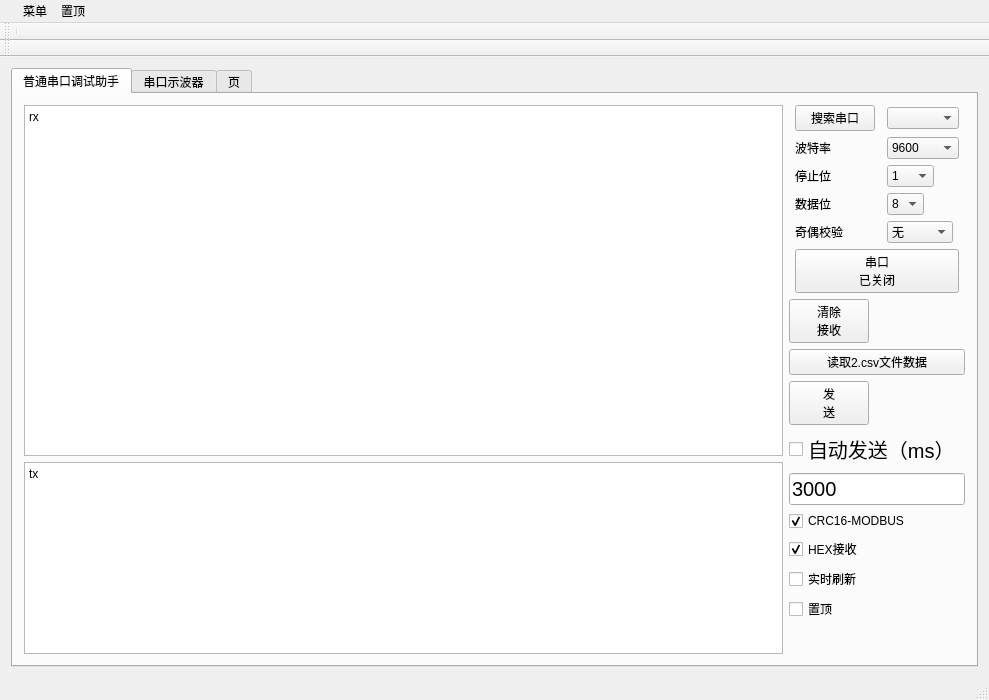
<?xml version="1.0" encoding="UTF-8"?>
<ui version="4.0">
 <class>MainWindow</class>
 <widget class="QMainWindow" name="MainWindow">
  <property name="geometry">
   <rect>
    <x>0</x>
    <y>0</y>
    <width>989</width>
    <height>700</height>
   </rect>
  </property>
  <property name="sizePolicy">
   <sizepolicy hsizetype="Ignored" vsizetype="Ignored">
    <horstretch>0</horstretch>
    <verstretch>0</verstretch>
   </sizepolicy>
  </property>
  <property name="tabletTracking">
   <bool>false</bool>
  </property>
  <property name="windowTitle">
   <string>串口助手V1.0.1</string>
  </property>
  <property name="windowIcon">
   <iconset>
    <normaloff>../03_QPainter/image/butterfly.jpg</normaloff>../03_QPainter/image/butterfly.jpg</iconset>
  </property>
  <property name="toolButtonStyle">
   <enum>Qt::ToolButtonTextBesideIcon</enum>
  </property>
  <property name="tabShape">
   <enum>QTabWidget::Triangular</enum>
  </property>
  <property name="dockNestingEnabled">
   <bool>false</bool>
  </property>
  <widget class="QWidget" name="centralWidget">
   <layout class="QHBoxLayout" name="horizontalLayout_6">
    <item>
     <widget class="QTabWidget" name="tabWidget">
      <property name="currentIndex">
       <number>0</number>
      </property>
      <widget class="QWidget" name="tab">
       <attribute name="title">
        <string>普通串口调试助手</string>
       </attribute>
       <layout class="QVBoxLayout" name="verticalLayout_3">
        <item>
         <layout class="QHBoxLayout" name="horizontalLayout_2">
          <item>
           <layout class="QVBoxLayout" name="verticalLayout">
            <item>
             <layout class="QHBoxLayout" name="horizontalLayout">
              <item>
               <widget class="QTextBrowser" name="rx_textBrowser">
                <property name="enabled">
                 <bool>true</bool>
                </property>
                <property name="sizePolicy">
                 <sizepolicy hsizetype="Expanding" vsizetype="Expanding">
                  <horstretch>50</horstretch>
                  <verstretch>50</verstretch>
                 </sizepolicy>
                </property>
                <property name="minimumSize">
                 <size>
                  <width>50</width>
                  <height>50</height>
                 </size>
                </property>
                <property name="mouseTracking">
                 <bool>true</bool>
                </property>
                <property name="tabletTracking">
                 <bool>true</bool>
                </property>
                <property name="tabChangesFocus">
                 <bool>true</bool>
                </property>
                <property name="undoRedoEnabled">
                 <bool>true</bool>
                </property>
                <property name="readOnly">
                 <bool>false</bool>
                </property>
                <property name="html">
                 <string>&lt;!DOCTYPE HTML PUBLIC &quot;-//W3C//DTD HTML 4.0//EN&quot; &quot;http://www.w3.org/TR/REC-html40/strict.dtd&quot;&gt;
&lt;html&gt;&lt;head&gt;&lt;meta name=&quot;qrichtext&quot; content=&quot;1&quot; /&gt;&lt;style type=&quot;text/css&quot;&gt;
p, li { white-space: pre-wrap; }
&lt;/style&gt;&lt;/head&gt;&lt;body style=&quot; font-family:'SimSun'; font-size:9pt; font-weight:400; font-style:normal;&quot;&gt;
&lt;p style=&quot; margin-top:0px; margin-bottom:0px; margin-left:0px; margin-right:0px; -qt-block-indent:0; text-indent:0px;&quot;&gt;rx&lt;/p&gt;&lt;/body&gt;&lt;/html&gt;</string>
                </property>
                <property name="textInteractionFlags">
                 <set>Qt::TextEditorInteraction</set>
                </property>
               </widget>
              </item>
             </layout>
            </item>
            <item>
             <widget class="QTextBrowser" name="tx_textBrowser">
              <property name="enabled">
               <bool>true</bool>
              </property>
              <property name="sizePolicy">
               <sizepolicy hsizetype="Expanding" vsizetype="Fixed">
                <horstretch>0</horstretch>
                <verstretch>0</verstretch>
               </sizepolicy>
              </property>
              <property name="minimumSize">
               <size>
                <width>50</width>
                <height>50</height>
               </size>
              </property>
              <property name="tabChangesFocus">
               <bool>true</bool>
              </property>
              <property name="undoRedoEnabled">
               <bool>true</bool>
              </property>
              <property name="readOnly">
               <bool>false</bool>
              </property>
              <property name="html">
               <string>&lt;!DOCTYPE HTML PUBLIC &quot;-//W3C//DTD HTML 4.0//EN&quot; &quot;http://www.w3.org/TR/REC-html40/strict.dtd&quot;&gt;
&lt;html&gt;&lt;head&gt;&lt;meta name=&quot;qrichtext&quot; content=&quot;1&quot; /&gt;&lt;style type=&quot;text/css&quot;&gt;
p, li { white-space: pre-wrap; }
&lt;/style&gt;&lt;/head&gt;&lt;body style=&quot; font-family:'SimSun'; font-size:9pt; font-weight:400; font-style:normal;&quot;&gt;
&lt;p style=&quot; margin-top:0px; margin-bottom:0px; margin-left:0px; margin-right:0px; -qt-block-indent:0; text-indent:0px;&quot;&gt;tx&lt;/p&gt;&lt;/body&gt;&lt;/html&gt;</string>
              </property>
             </widget>
            </item>
           </layout>
          </item>
          <item>
           <layout class="QVBoxLayout" name="verticalLayout_2">
            <item>
             <layout class="QGridLayout" name="gridLayout">
              <item row="0" column="1">
               <widget class="QComboBox" name="com_comboBox">
                <property name="enabled">
                 <bool>true</bool>
                </property>
                <property name="sizePolicy">
                 <sizepolicy hsizetype="Fixed" vsizetype="Fixed">
                  <horstretch>0</horstretch>
                  <verstretch>0</verstretch>
                 </sizepolicy>
                </property>
               </widget>
              </item>
              <item row="1" column="0">
               <widget class="QLabel" name="baud_label">
                <property name="text">
                 <string>波特率</string>
                </property>
               </widget>
              </item>
              <item row="3" column="1">
               <widget class="QComboBox" name="databits_comboBox">
                <property name="sizePolicy">
                 <sizepolicy hsizetype="Fixed" vsizetype="Fixed">
                  <horstretch>0</horstretch>
                  <verstretch>0</verstretch>
                 </sizepolicy>
                </property>
                <item>
                 <property name="text">
                  <string>8</string>
                 </property>
                </item>
                <item>
                 <property name="text">
                  <string>7</string>
                 </property>
                </item>
                <item>
                 <property name="text">
                  <string>6</string>
                 </property>
                </item>
                <item>
                 <property name="text">
                  <string>5</string>
                 </property>
                </item>
               </widget>
              </item>
              <item row="0" column="0">
               <widget class="QPushButton" name="com_Button">
                <property name="sizePolicy">
                 <sizepolicy hsizetype="Fixed" vsizetype="Fixed">
                  <horstretch>0</horstretch>
                  <verstretch>0</verstretch>
                 </sizepolicy>
                </property>
                <property name="text">
                 <string>搜索串口</string>
                </property>
               </widget>
              </item>
              <item row="4" column="0">
               <widget class="QLabel" name="paritybit_label">
                <property name="text">
                 <string>奇偶校验</string>
                </property>
               </widget>
              </item>
              <item row="3" column="0">
               <widget class="QLabel" name="databits_label">
                <property name="text">
                 <string>数据位</string>
                </property>
               </widget>
              </item>
              <item row="1" column="1">
               <widget class="QComboBox" name="baud_comboBox">
                <property name="sizePolicy">
                 <sizepolicy hsizetype="Fixed" vsizetype="Fixed">
                  <horstretch>0</horstretch>
                  <verstretch>0</verstretch>
                 </sizepolicy>
                </property>
                <property name="currentIndex">
                 <number>3</number>
                </property>
                <item>
                 <property name="text">
                  <string>1200</string>
                 </property>
                </item>
                <item>
                 <property name="text">
                  <string>2400</string>
                 </property>
                </item>
                <item>
                 <property name="text">
                  <string>4800</string>
                 </property>
                </item>
                <item>
                 <property name="text">
                  <string>9600</string>
                 </property>
                </item>
                <item>
                 <property name="text">
                  <string>19200</string>
                 </property>
                </item>
                <item>
                 <property name="text">
                  <string>38400</string>
                 </property>
                </item>
                <item>
                 <property name="text">
                  <string>57600</string>
                 </property>
                </item>
                <item>
                 <property name="text">
                  <string>115200</string>
                 </property>
                </item>
               </widget>
              </item>
              <item row="2" column="0">
               <widget class="QLabel" name="stopbit_label">
                <property name="text">
                 <string>停止位</string>
                </property>
               </widget>
              </item>
              <item row="2" column="1">
               <widget class="QComboBox" name="stopbit_comboBox">
                <property name="sizePolicy">
                 <sizepolicy hsizetype="Fixed" vsizetype="Fixed">
                  <horstretch>0</horstretch>
                  <verstretch>0</verstretch>
                 </sizepolicy>
                </property>
                <item>
                 <property name="text">
                  <string>1</string>
                 </property>
                </item>
                <item>
                 <property name="text">
                  <string>1.5</string>
                 </property>
                </item>
                <item>
                 <property name="text">
                  <string>2</string>
                 </property>
                </item>
               </widget>
              </item>
              <item row="4" column="1">
               <widget class="QComboBox" name="paritybit_comboBox">
                <property name="sizePolicy">
                 <sizepolicy hsizetype="Fixed" vsizetype="Fixed">
                  <horstretch>0</horstretch>
                  <verstretch>0</verstretch>
                 </sizepolicy>
                </property>
                <item>
                 <property name="text">
                  <string>无</string>
                 </property>
                </item>
                <item>
                 <property name="text">
                  <string>奇校验</string>
                 </property>
                </item>
                <item>
                 <property name="text">
                  <string>偶校验</string>
                 </property>
                </item>
               </widget>
              </item>
              <item row="5" column="0" colspan="2">
               <widget class="QPushButton" name="opencom_pushButton">
                <property name="sizePolicy">
                 <sizepolicy hsizetype="Expanding" vsizetype="Fixed">
                  <horstretch>0</horstretch>
                  <verstretch>0</verstretch>
                 </sizepolicy>
                </property>
                <property name="text">
                 <string>串口
已关闭</string>
                </property>
               </widget>
              </item>
             </layout>
            </item>
            <item>
             <widget class="QPushButton" name="clearrx_pushButton">
              <property name="sizePolicy">
               <sizepolicy hsizetype="Fixed" vsizetype="Fixed">
                <horstretch>0</horstretch>
                <verstretch>0</verstretch>
               </sizepolicy>
              </property>
              <property name="text">
               <string>清除
接收</string>
              </property>
             </widget>
            </item>
            <item>
             <widget class="QPushButton" name="pushButton_2">
              <property name="text">
               <string>读取2.csv文件数据</string>
              </property>
             </widget>
            </item>
            <item>
             <widget class="QPushButton" name="send_pushButton">
              <property name="sizePolicy">
               <sizepolicy hsizetype="Fixed" vsizetype="Fixed">
                <horstretch>0</horstretch>
                <verstretch>0</verstretch>
               </sizepolicy>
              </property>
              <property name="text">
               <string>发
送</string>
              </property>
             </widget>
            </item>
            <item>
             <widget class="QCheckBox" name="autosend_checkBox">
              <property name="font">
               <font>
                <pointsize>15</pointsize>
               </font>
              </property>
              <property name="text">
               <string>自动发送（ms）</string>
              </property>
             </widget>
            </item>
            <item>
             <widget class="QLineEdit" name="autosend_lineEdit">
              <property name="sizePolicy">
               <sizepolicy hsizetype="Fixed" vsizetype="Fixed">
                <horstretch>0</horstretch>
                <verstretch>0</verstretch>
               </sizepolicy>
              </property>
              <property name="font">
               <font>
                <pointsize>15</pointsize>
               </font>
              </property>
              <property name="inputMethodHints">
               <set>Qt::ImhDigitsOnly</set>
              </property>
              <property name="text">
               <string>3000</string>
              </property>
              <property name="dragEnabled">
               <bool>true</bool>
              </property>
             </widget>
            </item>
            <item>
             <widget class="QCheckBox" name="crc16modbus_checkBox">
              <property name="sizePolicy">
               <sizepolicy hsizetype="Fixed" vsizetype="Fixed">
                <horstretch>0</horstretch>
                <verstretch>0</verstretch>
               </sizepolicy>
              </property>
              <property name="text">
               <string>CRC16-MODBUS</string>
              </property>
              <property name="checked">
               <bool>true</bool>
              </property>
             </widget>
            </item>
            <item>
             <widget class="QCheckBox" name="rxhex_checkBox">
              <property name="sizePolicy">
               <sizepolicy hsizetype="Fixed" vsizetype="Fixed">
                <horstretch>0</horstretch>
                <verstretch>0</verstretch>
               </sizepolicy>
              </property>
              <property name="mouseTracking">
               <bool>false</bool>
              </property>
              <property name="text">
               <string>HEX接收</string>
              </property>
              <property name="checked">
               <bool>true</bool>
              </property>
              <property name="tristate">
               <bool>false</bool>
              </property>
             </widget>
            </item>
            <item>
             <widget class="QCheckBox" name="refresh_checkBox">
              <property name="text">
               <string>实时刷新</string>
              </property>
              <property name="checked">
               <bool>false</bool>
              </property>
             </widget>
            </item>
            <item>
             <widget class="QCheckBox" name="keeptop_checkBox">
              <property name="text">
               <string>置顶</string>
              </property>
             </widget>
            </item>
            <item>
             <spacer name="verticalSpacer">
              <property name="orientation">
               <enum>Qt::Vertical</enum>
              </property>
              <property name="sizeHint" stdset="0">
               <size>
                <width>20</width>
                <height>40</height>
               </size>
              </property>
             </spacer>
            </item>
           </layout>
          </item>
         </layout>
        </item>
       </layout>
      </widget>
      <widget class="QWidget" name="tab_3">
       <attribute name="title">
        <string>串口示波器</string>
       </attribute>
       <layout class="QHBoxLayout" name="horizontalLayout_3">
        <item>
         <widget class="QGroupBox" name="groupBox">
          <property name="sizePolicy">
           <sizepolicy hsizetype="Fixed" vsizetype="Preferred">
            <horstretch>0</horstretch>
            <verstretch>0</verstretch>
           </sizepolicy>
          </property>
          <property name="minimumSize">
           <size>
            <width>200</width>
            <height>0</height>
           </size>
          </property>
          <property name="maximumSize">
           <size>
            <width>200</width>
            <height>16777215</height>
           </size>
          </property>
          <property name="title">
           <string>示波器设置</string>
          </property>
          <layout class="QGridLayout" name="gridLayout_3">
           <item row="8" column="0">
            <widget class="QCheckBox" name="ch04_show_checkBox">
             <property name="text">
              <string>通道04</string>
             </property>
             <property name="checked">
              <bool>true</bool>
             </property>
            </widget>
           </item>
           <item row="4" column="0">
            <widget class="QCheckBox" name="ch00_show_checkBox">
             <property name="text">
              <string>通道00</string>
             </property>
             <property name="checked">
              <bool>true</bool>
             </property>
            </widget>
           </item>
           <item row="6" column="0">
            <widget class="QCheckBox" name="ch02_show_checkBox">
             <property name="text">
              <string>通道02</string>
             </property>
             <property name="checked">
              <bool>true</bool>
             </property>
            </widget>
           </item>
           <item row="9" column="0">
            <widget class="QCheckBox" name="ch05_show_checkBox">
             <property name="text">
              <string>通道05</string>
             </property>
             <property name="checked">
              <bool>true</bool>
             </property>
            </widget>
           </item>
           <item row="1" column="0" colspan="3">
            <widget class="QGroupBox" name="groupBox_3">
             <property name="maximumSize">
              <size>
               <width>16777215</width>
               <height>50</height>
              </size>
             </property>
             <property name="title">
              <string>x轴数据</string>
             </property>
             <layout class="QHBoxLayout" name="horizontalLayout_4">
              <item>
               <widget class="QRadioButton" name="realtime_radioBtn">
                <property name="text">
                 <string>实时时间</string>
                </property>
               </widget>
              </item>
              <item>
               <widget class="QRadioButton" name="datacnt_radioBtn">
                <property name="text">
                 <string>数据个数</string>
                </property>
               </widget>
              </item>
             </layout>
            </widget>
           </item>
           <item row="5" column="0">
            <widget class="QCheckBox" name="ch01_show_checkBox">
             <property name="text">
              <string>通道01</string>
             </property>
             <property name="checked">
              <bool>true</bool>
             </property>
            </widget>
           </item>
           <item row="4" column="1">
            <widget class="QLineEdit" name="ch00_k_Edit">
             <property name="sizePolicy">
              <sizepolicy hsizetype="Fixed" vsizetype="Fixed">
               <horstretch>0</horstretch>
               <verstretch>0</verstretch>
              </sizepolicy>
             </property>
             <property name="text">
              <string>1</string>
             </property>
            </widget>
           </item>
           <item row="12" column="0">
            <widget class="QCheckBox" name="ch08_show_checkBox">
             <property name="text">
              <string>通道08</string>
             </property>
             <property name="checked">
              <bool>true</bool>
             </property>
            </widget>
           </item>
           <item row="2" column="0">
            <widget class="QSpinBox" name="ycount_spinBox">
             <property name="maximum">
              <number>99999999</number>
             </property>
             <property name="value">
              <number>1000</number>
             </property>
            </widget>
           </item>
           <item row="11" column="0">
            <widget class="QCheckBox" name="ch07_show_checkBox">
             <property name="text">
              <string>通道07</string>
             </property>
             <property name="checked">
              <bool>true</bool>
             </property>
            </widget>
           </item>
           <item row="4" column="2">
            <widget class="QLineEdit" name="ch00_b_Edit">
             <property name="sizePolicy">
              <sizepolicy hsizetype="Minimum" vsizetype="Fixed">
               <horstretch>0</horstretch>
               <verstretch>0</verstretch>
              </sizepolicy>
             </property>
             <property name="text">
              <string>0</string>
             </property>
             <property name="dragEnabled">
              <bool>true</bool>
             </property>
            </widget>
           </item>
           <item row="3" column="0" colspan="3">
            <widget class="QLabel" name="label">
             <property name="maximumSize">
              <size>
               <width>16777215</width>
               <height>20</height>
              </size>
             </property>
             <property name="text">
              <string>通道使能    k校准     b校准</string>
             </property>
            </widget>
           </item>
           <item row="13" column="0">
            <widget class="QCheckBox" name="ch09_show_checkBox">
             <property name="text">
              <string>通道09</string>
             </property>
             <property name="checked">
              <bool>true</bool>
             </property>
            </widget>
           </item>
           <item row="7" column="0">
            <widget class="QCheckBox" name="ch03_show_checkBox">
             <property name="text">
              <string>通道03</string>
             </property>
             <property name="checked">
              <bool>true</bool>
             </property>
            </widget>
           </item>
           <item row="0" column="0" colspan="2">
            <widget class="QGroupBox" name="groupBox_2">
             <property name="maximumSize">
              <size>
               <width>16777215</width>
               <height>50</height>
              </size>
             </property>
             <property name="title">
              <string>协议选择</string>
             </property>
             <layout class="QVBoxLayout" name="verticalLayout_4">
              <item>
               <widget class="QRadioButton" name="minibalance_radioBtn">
                <property name="text">
                 <string>平衡小车之家</string>
                </property>
               </widget>
              </item>
             </layout>
            </widget>
           </item>
           <item row="10" column="0">
            <widget class="QCheckBox" name="ch06_show_checkBox">
             <property name="text">
              <string>通道06</string>
             </property>
             <property name="checked">
              <bool>true</bool>
             </property>
            </widget>
           </item>
           <item row="14" column="0">
            <widget class="QPushButton" name="cleanwave_Btn">
             <property name="text">
              <string>清除波形</string>
             </property>
            </widget>
           </item>
           <item row="14" column="1">
            <widget class="QPushButton" name="pushButton_4">
             <property name="text">
              <string>PushButton</string>
             </property>
            </widget>
           </item>
           <item row="14" column="2">
            <widget class="QPushButton" name="pushButton_5">
             <property name="text">
              <string>PushButton</string>
             </property>
            </widget>
           </item>
           <item row="5" column="1">
            <widget class="QLineEdit" name="ch00_k_Edit_2">
             <property name="sizePolicy">
              <sizepolicy hsizetype="Fixed" vsizetype="Fixed">
               <horstretch>0</horstretch>
               <verstretch>0</verstretch>
              </sizepolicy>
             </property>
             <property name="text">
              <string>1</string>
             </property>
            </widget>
           </item>
           <item row="6" column="1">
            <widget class="QLineEdit" name="ch00_k_Edit_3">
             <property name="sizePolicy">
              <sizepolicy hsizetype="Fixed" vsizetype="Fixed">
               <horstretch>0</horstretch>
               <verstretch>0</verstretch>
              </sizepolicy>
             </property>
             <property name="text">
              <string>1</string>
             </property>
            </widget>
           </item>
           <item row="7" column="1">
            <widget class="QLineEdit" name="ch00_k_Edit_4">
             <property name="sizePolicy">
              <sizepolicy hsizetype="Fixed" vsizetype="Fixed">
               <horstretch>0</horstretch>
               <verstretch>0</verstretch>
              </sizepolicy>
             </property>
             <property name="text">
              <string>1</string>
             </property>
            </widget>
           </item>
           <item row="6" column="2">
            <widget class="QLineEdit" name="ch00_k_Edit_5">
             <property name="sizePolicy">
              <sizepolicy hsizetype="Fixed" vsizetype="Fixed">
               <horstretch>0</horstretch>
               <verstretch>0</verstretch>
              </sizepolicy>
             </property>
             <property name="text">
              <string>1</string>
             </property>
            </widget>
           </item>
           <item row="5" column="2">
            <widget class="QLineEdit" name="ch00_k_Edit_6">
             <property name="sizePolicy">
              <sizepolicy hsizetype="Fixed" vsizetype="Fixed">
               <horstretch>0</horstretch>
               <verstretch>0</verstretch>
              </sizepolicy>
             </property>
             <property name="text">
              <string>1</string>
             </property>
            </widget>
           </item>
           <item row="7" column="2">
            <widget class="QLineEdit" name="ch00_k_Edit_7">
             <property name="sizePolicy">
              <sizepolicy hsizetype="Fixed" vsizetype="Fixed">
               <horstretch>0</horstretch>
               <verstretch>0</verstretch>
              </sizepolicy>
             </property>
             <property name="text">
              <string>1</string>
             </property>
            </widget>
           </item>
           <item row="8" column="2">
            <widget class="QLineEdit" name="ch00_k_Edit_8">
             <property name="sizePolicy">
              <sizepolicy hsizetype="Fixed" vsizetype="Fixed">
               <horstretch>0</horstretch>
               <verstretch>0</verstretch>
              </sizepolicy>
             </property>
             <property name="text">
              <string>1</string>
             </property>
            </widget>
           </item>
           <item row="8" column="1">
            <widget class="QLineEdit" name="ch00_k_Edit_9">
             <property name="sizePolicy">
              <sizepolicy hsizetype="Fixed" vsizetype="Fixed">
               <horstretch>0</horstretch>
               <verstretch>0</verstretch>
              </sizepolicy>
             </property>
             <property name="text">
              <string>1</string>
             </property>
            </widget>
           </item>
          </layout>
         </widget>
        </item>
        <item>
         <widget class="MyCustomPlot" name="customPlot" native="true">
          <property name="sizePolicy">
           <sizepolicy hsizetype="Expanding" vsizetype="Expanding">
            <horstretch>0</horstretch>
            <verstretch>0</verstretch>
           </sizepolicy>
          </property>
         </widget>
        </item>
       </layout>
      </widget>
      <widget class="QWidget" name="tab_2">
       <attribute name="title">
        <string>页</string>
       </attribute>
       <layout class="QHBoxLayout" name="horizontalLayout_7">
        <item>
         <layout class="QGridLayout" name="gridLayout_2">
          <item row="0" column="0">
           <widget class="QPushButton" name="update_pushButton">
            <property name="sizePolicy">
             <sizepolicy hsizetype="Fixed" vsizetype="Fixed">
              <horstretch>0</horstretch>
              <verstretch>0</verstretch>
             </sizepolicy>
            </property>
            <property name="text">
             <string>程序升级</string>
            </property>
           </widget>
          </item>
          <item row="2" column="1">
           <widget class="QCheckBox" name="rx_show_checkBox">
            <property name="sizePolicy">
             <sizepolicy hsizetype="Fixed" vsizetype="Fixed">
              <horstretch>0</horstretch>
              <verstretch>0</verstretch>
             </sizepolicy>
            </property>
            <property name="text">
             <string>显示接收</string>
            </property>
            <property name="checked">
             <bool>true</bool>
            </property>
           </widget>
          </item>
          <item row="0" column="1">
           <widget class="QCheckBox" name="txhex_checkBox">
            <property name="sizePolicy">
             <sizepolicy hsizetype="Fixed" vsizetype="Fixed">
              <horstretch>0</horstretch>
              <verstretch>0</verstretch>
             </sizepolicy>
            </property>
            <property name="mouseTracking">
             <bool>false</bool>
            </property>
            <property name="text">
             <string>HEX发送</string>
            </property>
            <property name="checked">
             <bool>true</bool>
            </property>
            <property name="tristate">
             <bool>false</bool>
            </property>
           </widget>
          </item>
          <item row="2" column="0">
           <widget class="QPushButton" name="pushButton">
            <property name="sizePolicy">
             <sizepolicy hsizetype="Fixed" vsizetype="Fixed">
              <horstretch>0</horstretch>
              <verstretch>0</verstretch>
             </sizepolicy>
            </property>
            <property name="text">
             <string>查找
modbus设备</string>
            </property>
           </widget>
          </item>
          <item row="1" column="1">
           <widget class="QCheckBox" name="loop_checkBox">
            <property name="sizePolicy">
             <sizepolicy hsizetype="Fixed" vsizetype="Fixed">
              <horstretch>0</horstretch>
              <verstretch>0</verstretch>
             </sizepolicy>
            </property>
            <property name="text">
             <string>回环模式</string>
            </property>
           </widget>
          </item>
         </layout>
        </item>
       </layout>
      </widget>
     </widget>
    </item>
   </layout>
  </widget>
  <widget class="QMenuBar" name="menuBar">
   <property name="geometry">
    <rect>
     <x>0</x>
     <y>0</y>
     <width>989</width>
     <height>23</height>
    </rect>
   </property>
   <widget class="QMenu" name="menuS09A">
    <property name="title">
     <string/>
    </property>
   </widget>
   <widget class="QMenu" name="menu">
    <property name="title">
     <string>菜单</string>
    </property>
   </widget>
   <widget class="QMenu" name="menu_2">
    <property name="title">
     <string>置顶</string>
    </property>
    <addaction name="actionvi"/>
   </widget>
   <addaction name="menuS09A"/>
   <addaction name="menu"/>
   <addaction name="menu_2"/>
  </widget>
  <widget class="QToolBar" name="mainToolBar">
   <attribute name="toolBarArea">
    <enum>TopToolBarArea</enum>
   </attribute>
   <attribute name="toolBarBreak">
    <bool>false</bool>
   </attribute>
   <addaction name="separator"/>
  </widget>
  <widget class="QStatusBar" name="statusBar">
   <property name="inputMethodHints">
    <set>Qt::ImhDate|Qt::ImhTime</set>
   </property>
   <property name="sizeGripEnabled">
    <bool>true</bool>
   </property>
  </widget>
  <widget class="QToolBar" name="toolBar">
   <property name="windowTitle">
    <string>toolBar</string>
   </property>
   <attribute name="toolBarArea">
    <enum>TopToolBarArea</enum>
   </attribute>
   <attribute name="toolBarBreak">
    <bool>true</bool>
   </attribute>
  </widget>
  <action name="actionvidk">
   <property name="text">
    <string>vidk </string>
   </property>
  </action>
  <action name="actionvi">
   <property name="text">
    <string>vi</string>
   </property>
  </action>
 </widget>
 <layoutdefault spacing="6" margin="11"/>
 <customwidgets>
  <customwidget>
   <class>MyCustomPlot</class>
   <extends>QWidget</extends>
   <header location="global">mycustomplot.h</header>
   <container>1</container>
  </customwidget>
 </customwidgets>
 <resources/>
 <connections/>
</ui>
